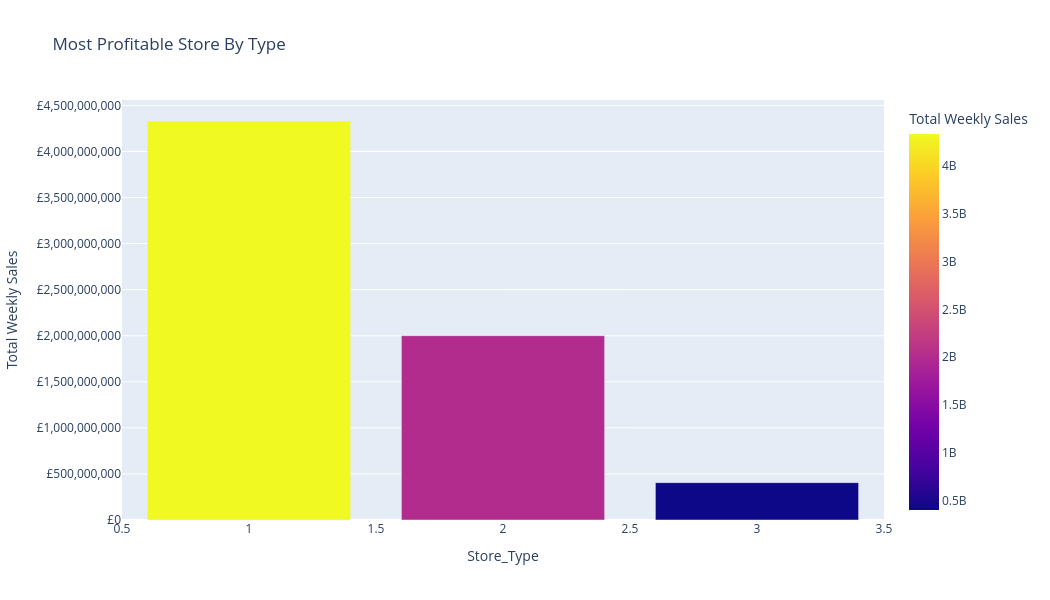

The notebook cell this image was saved under:
### Markdown cell above
## Visualisation library: Plotly

### Code cell
#plotly visualisation for hypothesis 3 - What is most profitable store type?

#filter data by doing simple grouby on store type and weekly sales
#reset the index so that the store type is a column and not an index
dfSales_Combined_DataSet_StoreType = dfSales_Combined_DataSet.groupby("Store_Type")["Weekly_Sales"].sum().reset_index()

#create plot
fig = px.bar(dfSales_Combined_DataSet_StoreType,
    x="Store_Type",
    y="Weekly_Sales",
    color="Weekly_Sales",
    title="Most Profitable Store By Type",
    labels={
        "IsHoliday": "Holiday Status",
        "Weekly_Sales": "Total Weekly Sales"
    },
    #set plot size
    height=600,
    width=1050
)

#by default plotly will show 1B, 2B in the y axis so change it to something more understandable
fig.update_yaxes(
    tickprefix="£",
    tickformat=","
)
fig.show()

### Figure 1 — Plotly figure (JSON) as saved in the notebook; plotly's stock layout.template omitted (floating-point values rounded to 4 significant figures)
{"data": [{"alignmentgroup": "True", "hovertemplate": "Store_Type=%{x}<br>Total Weekly Sales=%{marker.color}<extra></extra>", "legendgroup": "", "marker": {"color": [4331000000.0, 2001000000.0, 405500000.0], "coloraxis": "coloraxis", "pattern": {"shape": ""}}, "name": "", "offsetgroup": "", "orientation": "v", "showlegend": false, "textposition": "auto", "type": "bar", "x": [1, 2, 3], "xaxis": "x", "y": [4331000000.0, 2001000000.0, 405500000.0], "yaxis": "y"}], "layout": {"barmode": "relative", "coloraxis": {"colorbar": {"title": {"text": "Total Weekly Sales"}}, "colorscale": [[0, "#0d0887"], [0.1111, "#46039f"], [0.2222, "#7201a8"], [0.3333, "#9c179e"], [0.4444, "#bd3786"], [0.5556, "#d8576b"], [0.6667, "#ed7953"], [0.7778, "#fb9f3a"], [0.8889, "#fdca26"], [1, "#f0f921"]]}, "height": 600, "legend": {"tracegroupgap": 0}, "title": {"text": "Most Profitable Store By Type"}, "width": 1050, "xaxis": {"anchor": "y", "domain": [0, 1], "title": {"text": "Store_Type"}}, "yaxis": {"anchor": "x", "domain": [0, 1], "tickformat": ",", "tickprefix": "£", "title": {"text": "Total Weekly Sales"}}}}
